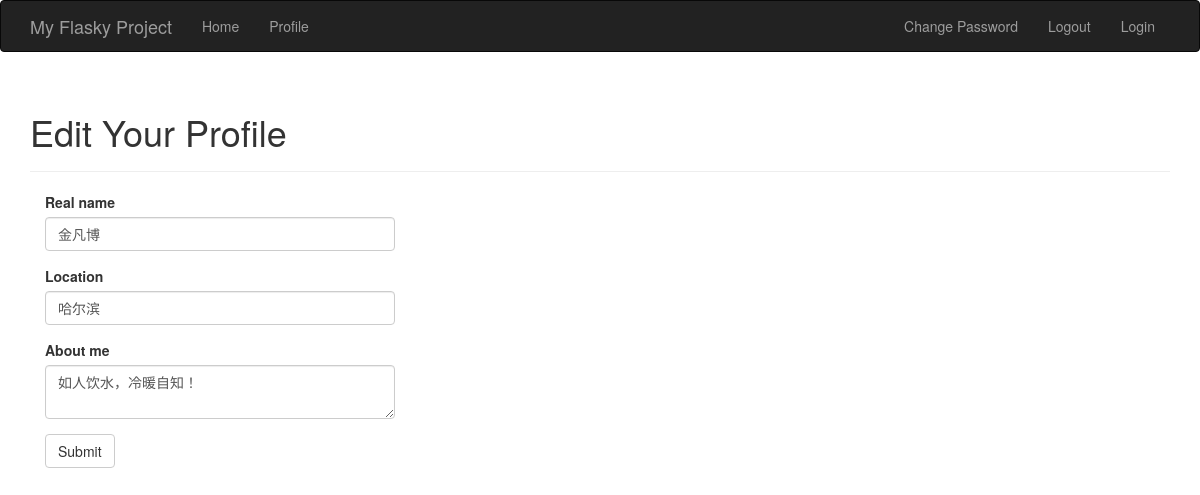
The app's page /edit-profile (signed in) with its own data.
### app/models.py (models this page shows, shortened)
class User(UserMixin, db.Model):
    __tablename__ = 'users'
    id = db.Column(db.Integer, primary_key=True)
    email = db.Column(db.String(64), unique=True, index=True)
    username = db.Column(db.String(64), unique=True, index=True)
    role_id = db.Column(db.Integer, db.ForeignKey('roles.id'))
    password_hash = db.Column(db.String(128))
    confirmed = db.Column(db.Boolean, default=False)
    name = db.Column(db.String(64))
    location = db.Column(db.String(64))
    about_me = db.Column(db.Text())
    member_since = db.Column(db.DateTime(), default=datetime.utcnow)
    last_seen = db.Column(db.DateTime(), default=datetime.utcnow)
    avatar_hash = db.Column(db.String(32))
    posts = db.relationship('Post', backref='author', lazy='dynamic')
    @property
    def password(self):
        raise AttributeError('password is not a readable attribute')
    def ping(self):
        self.last_seen = datetime.utcnow()
        db.session.add(self)

### app/main/views.py (the view, shortened to what this page needs)
@main.route('/edit-profile', methods=['GET', 'POST'])
@login_required
def edit_profile():
    form = EditProfileForm()
    form.name.data = current_user.name
    form.location.data = current_user.location
    form.about_me.data = current_user.about_me
    return render_template('edit_profile.html', form=form)

### app/main/forms.py
class EditProfileForm(FlaskForm):
    name = StringField('Real name', validators=[Length(0, 64)])
    location = StringField('Location', validators=[Length(0, 64)])
    about_me = TextAreaField('About me')
    submit = SubmitField('Submit')

### app/auth/views.py (called while the page is built)
@auth.before_app_request
def before_request():
    if current_user.is_authenticated :
        current_user.ping()
        if not current_user.confirmed \
            and request.endpoint[:5] != 'auth.' \
                and request.endpoint != 'static':
            return redirect(url_for('auth.unconfirmed'))

### app/main/__init__.py (called while the page is built)
@main.app_context_processor
def inject_permissions():
    return dict(Permission=Permission)

### app/models.py (called while the page is built)
@login_manager.user_loader
def load_user(user_id):
    return User.query.get(int(user_id))

### app/templates/edit_profile.html (shortened to what this page needs)
{% extends "base.html" %}
{% import "bootstrap/wtf.html" as wtf %}
{% block page_content %}
<div class="page-header">
    <h1>Edit Your Profile</h1>
</div>
<div class="col-md-4">
    {{ wtf.quick_form(form) }}
</div>
{% endblock %}

### records on screen
User: name "金凡博", location "哈尔滨", about_me "如人饮水，冷暖自知！"
